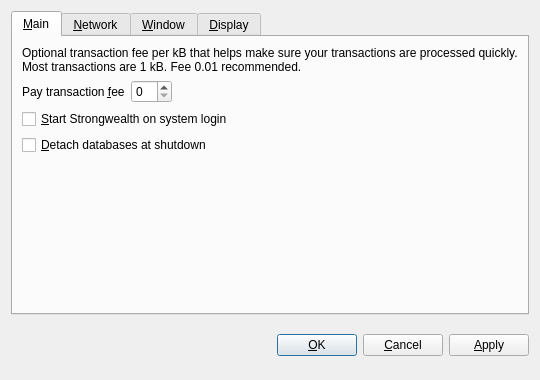
<?xml version="1.0" encoding="UTF-8"?>
<ui version="4.0">
 <class>OptionsDialog</class>
 <widget class="QDialog" name="OptionsDialog">
  <property name="geometry">
   <rect>
    <x>0</x>
    <y>0</y>
    <width>540</width>
    <height>380</height>
   </rect>
  </property>
  <property name="windowTitle">
   <string>Options</string>
  </property>
  <property name="modal">
   <bool>true</bool>
  </property>
  <layout class="QVBoxLayout" name="verticalLayout">
   <item>
    <widget class="QTabWidget" name="tabWidget">
     <property name="tabPosition">
      <enum>QTabWidget::North</enum>
     </property>
     <property name="currentIndex">
      <number>0</number>
     </property>
     <widget class="QWidget" name="tabMain">
      <attribute name="title">
       <string>&amp;Main</string>
      </attribute>
      <layout class="QVBoxLayout" name="verticalLayout_Main">
       <item>
        <widget class="QLabel" name="transactionFeeInfoLabel">
         <property name="text">
          <string>Optional transaction fee per kB that helps make sure your transactions are processed quickly. Most transactions are 1 kB. Fee 0.01 recommended.</string>
         </property>
         <property name="textFormat">
          <enum>Qt::PlainText</enum>
         </property>
         <property name="wordWrap">
          <bool>true</bool>
         </property>
        </widget>
       </item>
       <item>
        <layout class="QHBoxLayout" name="horizontalLayout_Main">
         <item>
          <widget class="QLabel" name="transactionFeeLabel">
           <property name="text">
            <string>Pay transaction &amp;fee</string>
           </property>
           <property name="textFormat">
            <enum>Qt::PlainText</enum>
           </property>
           <property name="buddy">
            <cstring>transactionFee</cstring>
           </property>
          </widget>
         </item>
         <item>
          <widget class="BitcoinAmountField" name="transactionFee"/>
         </item>
         <item>
          <spacer name="horizontalSpacer_Main">
           <property name="orientation">
            <enum>Qt::Horizontal</enum>
           </property>
           <property name="sizeHint" stdset="0">
            <size>
             <width>40</width>
             <height>20</height>
            </size>
           </property>
          </spacer>
         </item>
        </layout>
       </item>
       <item>
        <widget class="QCheckBox" name="bitcoinAtStartup">
         <property name="toolTip">
          <string>Automatically start Strongwealth after logging in to the system.</string>
         </property>
         <property name="text">
          <string>&amp;Start Strongwealth on system login</string>
         </property>
        </widget>
       </item>
       <item>
        <widget class="QCheckBox" name="detachDatabases">
         <property name="toolTip">
          <string>Detach block and address databases at shutdown. This means they can be moved to another data directory, but it slows down shutdown. The wallet is always detached.</string>
         </property>
         <property name="text">
          <string>&amp;Detach databases at shutdown</string>
         </property>
        </widget>
       </item>
       <item>
        <spacer name="verticalSpacer_Main">
         <property name="orientation">
          <enum>Qt::Vertical</enum>
         </property>
         <property name="sizeHint" stdset="0">
          <size>
           <width>20</width>
           <height>40</height>
          </size>
         </property>
        </spacer>
       </item>
      </layout>
     </widget>
     <widget class="QWidget" name="tabNetwork">
      <attribute name="title">
       <string>&amp;Network</string>
      </attribute>
      <layout class="QVBoxLayout" name="verticalLayout_Network">
       <item>
        <widget class="QCheckBox" name="mapPortUpnp">
         <property name="toolTip">
          <string>Automatically open the Strongwealth client port on the router. This only works when your router supports UPnP and it is enabled.</string>
         </property>
         <property name="text">
          <string>Map port using &amp;UPnP</string>
         </property>
        </widget>
       </item>
       <item>
        <widget class="QCheckBox" name="connectSocks">
         <property name="toolTip">
          <string>Connect to the Strongwealth network through a SOCKS proxy (e.g. when connecting through Tor).</string>
         </property>
         <property name="text">
          <string>&amp;Connect through SOCKS proxy:</string>
         </property>
        </widget>
       </item>
       <item>
        <layout class="QHBoxLayout" name="horizontalLayout_Network">
         <item>
          <widget class="QLabel" name="proxyIpLabel">
           <property name="text">
            <string>Proxy &amp;IP:</string>
           </property>
           <property name="textFormat">
            <enum>Qt::PlainText</enum>
           </property>
           <property name="buddy">
            <cstring>proxyIp</cstring>
           </property>
          </widget>
         </item>
         <item>
          <widget class="QValidatedLineEdit" name="proxyIp">
           <property name="maximumSize">
            <size>
             <width>140</width>
             <height>16777215</height>
            </size>
           </property>
           <property name="toolTip">
            <string>IP address of the proxy (e.g. 127.0.0.1)</string>
           </property>
          </widget>
         </item>
         <item>
          <widget class="QLabel" name="proxyPortLabel">
           <property name="text">
            <string>&amp;Port:</string>
           </property>
           <property name="textFormat">
            <enum>Qt::PlainText</enum>
           </property>
           <property name="buddy">
            <cstring>proxyPort</cstring>
           </property>
          </widget>
         </item>
         <item>
          <widget class="QLineEdit" name="proxyPort">
           <property name="maximumSize">
            <size>
             <width>55</width>
             <height>16777215</height>
            </size>
           </property>
           <property name="toolTip">
            <string>Port of the proxy (e.g. 9050)</string>
           </property>
          </widget>
         </item>
         <item>
          <widget class="QLabel" name="socksVersionLabel">
           <property name="text">
            <string>SOCKS &amp;Version:</string>
           </property>
           <property name="textFormat">
            <enum>Qt::PlainText</enum>
           </property>
           <property name="buddy">
            <cstring>socksVersion</cstring>
           </property>
          </widget>
         </item>
         <item>
          <widget class="QValueComboBox" name="socksVersion">
           <property name="toolTip">
            <string>SOCKS version of the proxy (e.g. 5)</string>
           </property>
          </widget>
         </item>
         <item>
          <spacer name="horizontalSpacer_Network">
           <property name="orientation">
            <enum>Qt::Horizontal</enum>
           </property>
           <property name="sizeHint" stdset="0">
            <size>
             <width>40</width>
             <height>20</height>
            </size>
           </property>
          </spacer>
         </item>
        </layout>
       </item>
       <item>
        <spacer name="verticalSpacer_Network">
         <property name="orientation">
          <enum>Qt::Vertical</enum>
         </property>
         <property name="sizeHint" stdset="0">
          <size>
           <width>20</width>
           <height>40</height>
          </size>
         </property>
        </spacer>
       </item>
      </layout>
     </widget>
     <widget class="QWidget" name="tabWindow">
      <attribute name="title">
       <string>&amp;Window</string>
      </attribute>
      <layout class="QVBoxLayout" name="verticalLayout_Window">
       <item>
        <widget class="QCheckBox" name="minimizeToTray">
         <property name="toolTip">
          <string>Show only a tray icon after minimizing the window.</string>
         </property>
         <property name="text">
          <string>&amp;Minimize to the tray instead of the taskbar</string>
         </property>
        </widget>
       </item>
       <item>
        <widget class="QCheckBox" name="minimizeOnClose">
         <property name="toolTip">
          <string>Minimize instead of exit the application when the window is closed. When this option is enabled, the application will be closed only after selecting Quit in the menu.</string>
         </property>
         <property name="text">
          <string>M&amp;inimize on close</string>
         </property>
        </widget>
       </item>
       <item>
        <spacer name="verticalSpacer_Window">
         <property name="orientation">
          <enum>Qt::Vertical</enum>
         </property>
         <property name="sizeHint" stdset="0">
          <size>
           <width>20</width>
           <height>40</height>
          </size>
         </property>
        </spacer>
       </item>
      </layout>
     </widget>
     <widget class="QWidget" name="tabDisplay">
      <attribute name="title">
       <string>&amp;Display</string>
      </attribute>
      <layout class="QVBoxLayout" name="verticalLayout_Display">
       <item>
        <layout class="QHBoxLayout" name="horizontalLayout_1_Display">
         <item>
          <widget class="QLabel" name="langLabel">
           <property name="text">
            <string>User Interface &amp;language:</string>
           </property>
           <property name="textFormat">
            <enum>Qt::PlainText</enum>
           </property>
           <property name="buddy">
            <cstring>lang</cstring>
           </property>
          </widget>
         </item>
         <item>
          <widget class="QValueComboBox" name="lang">
           <property name="toolTip">
            <string>The user interface language can be set here. This setting will take effect after restarting Strongwealth.</string>
           </property>
          </widget>
         </item>
        </layout>
       </item>
       <item>
        <layout class="QHBoxLayout" name="horizontalLayout_2_Display">
         <item>
          <widget class="QLabel" name="unitLabel">
           <property name="text">
            <string>&amp;Unit to show amounts in:</string>
           </property>
           <property name="textFormat">
            <enum>Qt::PlainText</enum>
           </property>
           <property name="buddy">
            <cstring>unit</cstring>
           </property>
          </widget>
         </item>
         <item>
          <widget class="QValueComboBox" name="unit">
           <property name="toolTip">
            <string>Choose the default subdivision unit to show in the interface and when sending coins.</string>
           </property>
          </widget>
         </item>
        </layout>
       </item>
       <item>
        <widget class="QCheckBox" name="displayAddresses">
         <property name="toolTip">
          <string>Whether to show Strongwealth addresses in the transaction list.</string>
         </property>
         <property name="text">
          <string>&amp;Display addresses in transaction list</string>
         </property>
        </widget>
       </item>
       <item>
        <widget class="QCheckBox" name="coinControlFeatures">
         <property name="toolTip">
          <string>Whether to show coin control features or not.</string>
         </property>
         <property name="text">
          <string>Display coin &amp;control features (experts only!)</string>
         </property>
        </widget>
       </item>
       <item>
        <spacer name="verticalSpacer_Display">
         <property name="orientation">
          <enum>Qt::Vertical</enum>
         </property>
         <property name="sizeHint" stdset="0">
          <size>
           <width>20</width>
           <height>40</height>
          </size>
         </property>
        </spacer>
       </item>
      </layout>
     </widget>
    </widget>
   </item>
   <item>
    <layout class="QHBoxLayout" name="horizontalLayout_Buttons">
     <item>
      <spacer name="horizontalSpacer_1">
       <property name="orientation">
        <enum>Qt::Horizontal</enum>
       </property>
       <property name="sizeHint" stdset="0">
        <size>
         <width>40</width>
         <height>48</height>
        </size>
       </property>
      </spacer>
     </item>
     <item>
      <widget class="QLabel" name="statusLabel">
       <property name="font">
        <font>
         <weight>75</weight>
         <bold>true</bold>
        </font>
       </property>
       <property name="text">
        <string/>
       </property>
       <property name="textFormat">
        <enum>Qt::PlainText</enum>
       </property>
       <property name="wordWrap">
        <bool>true</bool>
       </property>
      </widget>
     </item>
     <item>
      <spacer name="horizontalSpacer_2">
       <property name="orientation">
        <enum>Qt::Horizontal</enum>
       </property>
       <property name="sizeHint" stdset="0">
        <size>
         <width>40</width>
         <height>48</height>
        </size>
       </property>
      </spacer>
     </item>
     <item>
      <widget class="QPushButton" name="okButton">
       <property name="text">
        <string>&amp;OK</string>
       </property>
      </widget>
     </item>
     <item>
      <widget class="QPushButton" name="cancelButton">
       <property name="text">
        <string>&amp;Cancel</string>
       </property>
       <property name="autoDefault">
        <bool>false</bool>
       </property>
      </widget>
     </item>
     <item>
      <widget class="QPushButton" name="applyButton">
       <property name="text">
        <string>&amp;Apply</string>
       </property>
       <property name="autoDefault">
        <bool>false</bool>
       </property>
      </widget>
     </item>
    </layout>
   </item>
  </layout>
 </widget>
 <customwidgets>
  <customwidget>
   <class>BitcoinAmountField</class>
   <extends>QSpinBox</extends>
   <header>bitcoinamountfield.h</header>
  </customwidget>
  <customwidget>
   <class>QValueComboBox</class>
   <extends>QComboBox</extends>
   <header>qvaluecombobox.h</header>
  </customwidget>
  <customwidget>
   <class>QValidatedLineEdit</class>
   <extends>QLineEdit</extends>
   <header>qvalidatedlineedit.h</header>
  </customwidget>
 </customwidgets>
 <resources/>
 <connections/>
</ui>
